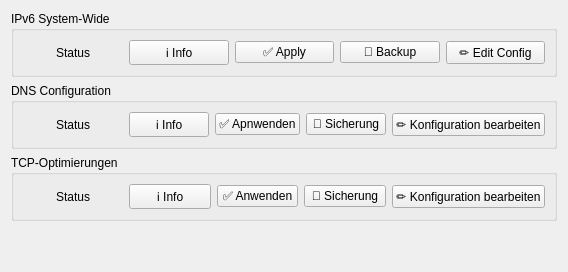
          <widget class="QWidget" name="networkTweaksTab">
           <attribute name="title">
            <string>🌐 Network</string>
           </attribute>
           <layout class="QVBoxLayout" name="networkTweaksLayout">
            <item>
             <widget class="QGroupBox" name="ipv6GroupBox">
              <property name="title">
               <string>IPv6 System-Wide</string>
              </property>
              <layout class="QHBoxLayout" name="ipv6Layout">
               <item>
                <widget class="QLabel" name="ipv6StatusLabel">
                 <property name="minimumSize">
                  <size>
                   <width>100</width>
                   <height>0</height>
                  </size>
                 </property>
                 <property name="maximumSize">
                  <size>
                   <width>100</width>
                   <height>16777215</height>
                  </size>
                 </property>
                 <property name="text">
                  <string>Status</string>
                 </property>
                 <property name="alignment">
                  <set>Qt::AlignCenter</set>
                 </property>
                </widget>
               </item>
               <item>
                <widget class="QPushButton" name="ipv6Toggle">
                 <property name="text">
                  <string>ℹ️ Info</string>
                 </property>
                </widget>
               </item>
               <item>
                <widget class="QPushButton" name="ipv6ApplyButton">
                 <property name="text">
                  <string>✅ Apply</string>
                 </property>
                </widget>
               </item>
               <item>
                <widget class="QPushButton" name="ipv6BackupButton">
                 <property name="text">
                  <string>💾 Backup</string>
                 </property>
                </widget>
               </item>
               <item>
                <widget class="QPushButton" name="ipv6ConfigButton">
                 <property name="text">
                  <string>✏️ Edit Config</string>
                 </property>
                </widget>
               </item>
              </layout>
             </widget>
            </item>
            <item>
             <widget class="QGroupBox" name="dnsGroupBox">
              <property name="title">
               <string>DNS Configuration</string>
              </property>
              <layout class="QHBoxLayout" name="dnsLayout">
               <item>
                <widget class="QLabel" name="dnsStatusLabel">
                 <property name="minimumSize">
                  <size>
                   <width>100</width>
                   <height>0</height>
                  </size>
                 </property>
                 <property name="maximumSize">
                  <size>
                   <width>100</width>
                   <height>16777215</height>
                  </size>
                 </property>
                 <property name="text">
                  <string>Status</string>
                 </property>
                 <property name="alignment">
                  <set>Qt::AlignCenter</set>
                 </property>
                </widget>
               </item>
               <item>
                <widget class="QPushButton" name="dnsToggle">
                 <property name="text">
                  <string>ℹ️ Info</string>
                 </property>
                </widget>
               </item>
               <item>
                <widget class="QPushButton" name="dnsApplyButton">
                 <property name="text">
                  <string>✅ Apnwenden</string>
                 </property>
                </widget>
               </item>
               <item>
                <widget class="QPushButton" name="dnsBackupButton">
                 <property name="text">
                  <string>💾 Sicherung</string>
                 </property>
                </widget>
               </item>
               <item>
                <widget class="QPushButton" name="dnsConfigButton">
                 <property name="text">
                  <string>✏️ Konfiguration bearbeiten</string>
                 </property>
                </widget>
               </item>
              </layout>
             </widget>
            </item>
            <item>
             <widget class="QGroupBox" name="tcpOptimizationsGroupBox">
              <property name="title">
               <string>TCP-Optimierungen</string>
              </property>
              <layout class="QHBoxLayout" name="tcpOptimizationsLayout">
               <item>
                <widget class="QLabel" name="tcpOptimizationsStatusLabel">
                 <property name="minimumSize">
                  <size>
                   <width>100</width>
                   <height>0</height>
                  </size>
                 </property>
                 <property name="maximumSize">
                  <size>
                   <width>100</width>
                   <height>16777215</height>
                  </size>
                 </property>
                 <property name="text">
                  <string>Status</string>
                 </property>
                 <property name="alignment">
                  <set>Qt::AlignCenter</set>
                 </property>
                </widget>
               </item>
               <item>
                <widget class="QPushButton" name="tcpOptimizationsToggle">
                 <property name="text">
                  <string>ℹ️ Info</string>
                 </property>
                </widget>
               </item>
               <item>
                <widget class="QPushButton" name="tcpOptimizationsApplyButton">
                 <property name="text">
                  <string>✅ Anwenden</string>
                 </property>
                </widget>
               </item>
               <item>
                <widget class="QPushButton" name="tcpOptimizationsBackupButton">
                 <property name="text">
                  <string>💾 Sicherung</string>
                 </property>
                </widget>
               </item>
               <item>
                <widget class="QPushButton" name="tcpOptimizationsConfigButton">
                 <property name="text">
                  <string>✏️ Konfiguration bearbeiten</string>
                 </property>
                </widget>
               </item>
              </layout>
             </widget>
            </item>
            <item>
             <spacer>
              <property name="orientation">
               <enum>Qt::Orientation::Vertical</enum>
              </property>
              <property name="sizeHint" stdset="0">
               <size>
                <width>20</width>
                <height>40</height>
               </size>
              </property>
             </spacer>
            </item>
           </layout>
          </widget>
